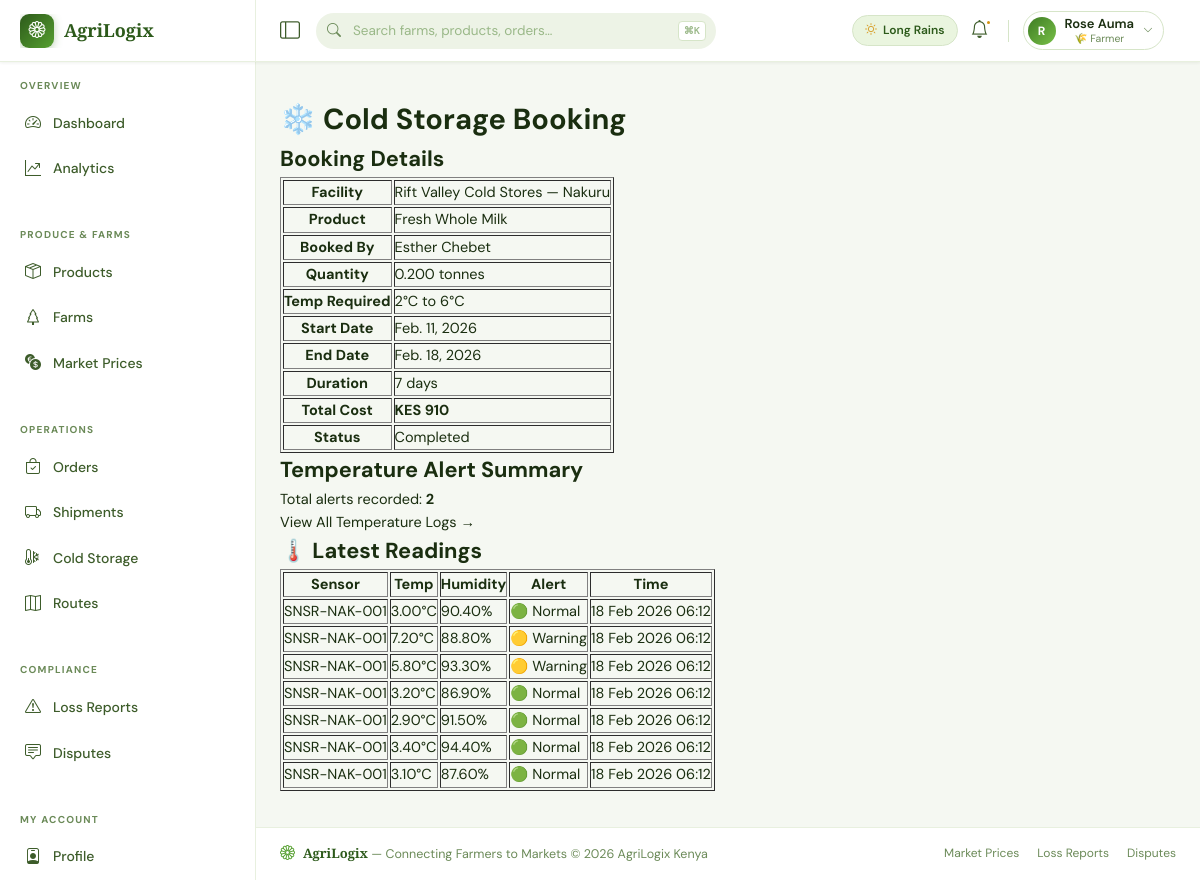
/cold-storage/bookings/2/ (signed in), run on the app's committed database.
### web_app/models.py (models this page shows, shortened)
class User(AbstractUser):
    ROLE_CHOICES = [
        ('farmer', '🌾 Farmer'),
        ('buyer', '🏪 Buyer / Market'),
        ('driver', '🚛 Logistics Driver'),
        ('cold_storage', '❄️ Cold Storage Operator'),
        ('admin', '⚙️ Platform Admin'),
    ]
    role = models.CharField(max_length=20, choices=ROLE_CHOICES, default='buyer')
    phone = models.CharField(max_length=20, unique=True, null=True, blank=True)
    profile_photo = models.ImageField(upload_to='profiles/', null=True, blank=True)
    location = models.CharField(max_length=255, blank=True)
    latitude = models.DecimalField(max_digits=9, decimal_places=6, null=True, blank=True)
    longitude = models.DecimalField(max_digits=9, decimal_places=6, null=True, blank=True)
    is_verified = models.BooleanField(default=False)
    rating = models.DecimalField(max_digits=3, decimal_places=2, default=0.00)
    total_transactions = models.PositiveIntegerField(default=0)
    created_at = models.DateTimeField(auto_now_add=True)
    updated_at = models.DateTimeField(auto_now=True)
    class Meta:
        verbose_name = "User"
        verbose_name_plural = "Users"

class ColdStorageBooking(models.Model):
    STATUS = [
        ('pending', 'Pending'),
        ('confirmed', 'Confirmed'),
        ('active', 'Active'),
        ('completed', 'Completed'),
        ('cancelled', 'Cancelled'),
    ]
    facility = models.ForeignKey(ColdStorageFacility, on_delete=models.CASCADE, related_name='bookings')
    order = models.ForeignKey(Order, on_delete=models.SET_NULL, null=True, blank=True,
                               related_name='cold_storage_bookings')
    booked_by = models.ForeignKey(User, on_delete=models.CASCADE, related_name='cold_storage_bookings')
    product_description = models.CharField(max_length=200)
    quantity_tonnes = models.DecimalField(max_digits=8, decimal_places=3)
    required_temp_min = models.IntegerField()
    required_temp_max = models.IntegerField()
    start_date = models.DateField()
    end_date = models.DateField()
    total_cost = models.DecimalField(max_digits=10, decimal_places=2, default=0)
    status = models.CharField(max_length=20, choices=STATUS, default='pending')
    notes = models.TextField(blank=True)
    created_at = models.DateTimeField(auto_now_add=True)
    @property
    def duration_days(self):
        return (self.end_date - self.start_date).days
    class Meta:
        verbose_name = "Cold Storage Booking"
        verbose_name_plural = "Cold Storage Bookings"

class ColdStorageFacility(models.Model):
    STATUS_CHOICES = [
        ('operational', '✅ Operational'),
        ('full', '🔴 Full Capacity'),
        ('maintenance', '🔧 Under Maintenance'),
        ('offline', '⚫ Offline'),
    ]
    operator = models.ForeignKey(User, on_delete=models.CASCADE, related_name='facilities',
                                  limit_choices_to={'role': 'cold_storage'})
    name = models.CharField(max_length=200)
    location_name = models.CharField(max_length=200)
    latitude = models.DecimalField(max_digits=9, decimal_places=6)
    longitude = models.DecimalField(max_digits=9, decimal_places=6)
    total_capacity_tonnes = models.DecimalField(max_digits=10, decimal_places=2)
    available_capacity_tonnes = models.DecimalField(max_digits=10, decimal_places=2)
    min_temperature_celsius = models.IntegerField(default=2)
    max_temperature_celsius = models.IntegerField(default=8)
    cost_per_tonne_per_day = models.DecimalField(max_digits=8, decimal_places=2)
    has_backup_generator = models.BooleanField(default=False)
    certification = models.CharField(max_length=100, blank=True)
    status = models.CharField(max_length=20, choices=STATUS_CHOICES, default='operational')
    photo = models.ImageField(upload_to='cold_storage/', null=True, blank=True)
    is_active = models.BooleanField(default=True)
    created_at = models.DateTimeField(auto_now_add=True)
    class Meta:
        verbose_name = "Cold Storage Facility"
        verbose_name_plural = "Cold Storage Facilities"

class TemperatureLog(models.Model):
    ALERT_LEVELS = [
        ('normal', '🟢 Normal'),
        ('warning', '🟡 Warning'),
        ('critical', '🔴 Critical — Spoilage Risk'),
    ]
    booking = models.ForeignKey(ColdStorageBooking, on_delete=models.CASCADE,
                                 related_name='temperature_logs', null=True, blank=True)
    shipment = models.ForeignKey(Shipment, on_delete=models.CASCADE,
                                  related_name='temperature_logs', null=True, blank=True)
    sensor_id = models.CharField(max_length=50)
    temperature_celsius = models.DecimalField(max_digits=5, decimal_places=2)
    humidity_percent = models.DecimalField(max_digits=5, decimal_places=2, null=True, blank=True)
    alert_level = models.CharField(max_length=10, choices=ALERT_LEVELS, default='normal')
    is_alert_sent = models.BooleanField(default=False)
    recorded_at = models.DateTimeField(auto_now_add=True)
    class Meta:
        ordering = ['-recorded_at']
        verbose_name = "Temperature Log"
        verbose_name_plural = "Temperature Logs"

### web_app/views.py (the view)
# urls.py: path('cold-storage/bookings/<int:pk>/', views.cold_storage_booking_detail_view, name='cold_storage_booking_detail'),
@login_required
def cold_storage_booking_detail_view(request, pk):
    booking = get_object_or_404(ColdStorageBooking, pk=pk)
    temp_logs = TemperatureLog.objects.filter(booking=booking).order_by('-recorded_at')
    alerts = temp_logs.filter(alert_level__in=['warning', 'critical'])
    return render(request, 'cold_chain/booking_detail.html', {
        'booking': booking,
        'temp_logs': temp_logs[:50],
        'alert_count': alerts.count(),
    })

### templates/cold_chain/booking_detail.html (shortened to what this page needs)
{% extends 'base.html' %}
{% block content %}
<h1>❄️ Cold Storage Booking</h1>
<section>
    <h2>Booking Details</h2>
    <table border="1">
        <tr><th>Facility</th><td>{{ booking.facility.name }}</td></tr>
        <tr><th>Product</th><td>{{ booking.product_description }}</td></tr>
        <tr><th>Booked By</th><td>{{ booking.booked_by.get_full_name }}</td></tr>
        <tr><th>Quantity</th><td>{{ booking.quantity_tonnes }} tonnes</td></tr>
        <tr><th>Temp Required</th><td>{{ booking.required_temp_min }}°C to {{ booking.required_temp_max }}°C</td></tr>
        <tr><th>Start Date</th><td>{{ booking.start_date }}</td></tr>
        <tr><th>End Date</th><td>{{ booking.end_date }}</td></tr>
        <tr><th>Duration</th><td>{{ booking.duration_days }} days</td></tr>
        <tr><th>Total Cost</th><td><strong>KES {{ booking.total_cost|floatformat:0 }}</strong></td></tr>
        <tr><th>Status</th><td>{{ booking.get_status_display }}</td></tr>
    </table>
</section>
<section>
    <h2>Temperature Alert Summary</h2>
    <p>Total alerts recorded: <strong>{{ alert_count }}</strong></p>
    <a href="{% url 'temperature_logs' booking.pk %}">View All Temperature Logs →</a>
</section>
<section>
    <h2>🌡️ Latest Readings</h2>
    <table border="1">
        <thead><tr><th>Sensor</th><th>Temp</th><th>Humidity</th><th>Alert</th><th>Time</th></tr></thead>
        <tbody>
            {% for log in temp_logs %}
            <tr>
                <td>{{ log.sensor_id }}</td>
                <td>{{ log.temperature_celsius }}°C</td>
                <td>{{ log.humidity_percent|default:"—" }}%</td>
                <td>{{ log.get_alert_level_display }}</td>
                <td>{{ log.recorded_at|date:"d M Y H:i" }}</td>
            </tr>
            {% empty %}
            <tr><td colspan="5">No temperature data yet.</td></tr>
            {% endfor %}
        </tbody>
    </table>
</section>
{% endblock %}

### templates/base.html (shortened to what this page needs)
<!DOCTYPE html>
<html lang="en">
<head>
    <link href="https://cdn.jsdelivr.net/npm/bootstrap-icons@1.11.3/font/bootstrap-icons.min.css" rel="stylesheet">
</head>
<body>
<nav id="topnav" role="banner">
    <div class="nav-brand-zone">
        <a href="{% url 'dashboard' %}" style="display:flex;align-items:center;gap:10px;overflow:hidden;">
            <div class="brand-logo"><i class="bi bi-flower1"></i></div>
            <span class="brand-text">AgriLogix</span>
        </a>
    </div>
    <div class="nav-controls">
        <button class="sidebar-toggle-btn" id="sidebarToggle" aria-label="Toggle sidebar" title="Toggle navigation">
            <i class="bi bi-layout-sidebar"></i>
        </button>
        <div class="nav-search" role="search">
            <input type="text" id="globalSearch" placeholder="Search farms, products, orders…" autocomplete="off" aria-label="Global search">
            <span class="search-kbd">⌘K</span>
        </div>
        <div class="nav-right">
            {% if user.is_authenticated %}
            <div class="season-chip">
                <i class="bi bi-sun" style="color:var(--amber-400);"></i> Long Rains
            </div>
            <a href="{% url 'notification_list' %}" class="nav-icon-btn" aria-label="Notifications">
                <i class="bi bi-bell"></i>
                {% if unread_count %}
                    <span class="notif-count">{{ unread_count }}</span>
                {% else %}
                    <span class="notif-pip"></span>
                {% endif %}
            </a>
            <div class="profile-dropdown">
                <button class="profile-btn" id="profileToggle" aria-haspopup="true" aria-expanded="false">
                    <div class="p-avatar">{{ user.get_full_name|default:user.username|first|upper }}</div>
                    <div class="p-info">
                        <span class="p-name">{{ user.get_full_name|default:user.username }}</span>
                        <span class="p-role">{{ user.get_role_display }}</span>
                    </div>
                    <i class="bi bi-chevron-down p-chevron"></i>
                </button>
            </div>
            {% else %}
            <div class="auth-links">
                <a href="{% url 'login' %}" class="btn-ghost">Sign In</a>
                <a href="{% url 'register' %}" class="btn-solid">Get Started</a>
            </div>
            {% endif %}
        </div>
    </div>
</nav>
<div id="layout">
    <aside id="sidebar" role="navigation" aria-label="Main navigation">
        <div class="sidebar-inner">
            <span class="sb-section-label">Overview</span>
            <a href="{% url 'dashboard' %}" class="sidebar-link"><i class="bi bi-speedometer2"></i> Dashboard</a>
            <a href="{% url 'analytics_dashboard' %}" class="sidebar-link"><i class="bi bi-graph-up-arrow"></i> Analytics</a>
            <span class="sb-section-label">Produce &amp; Farms</span>
            <a href="{% url 'product_list' %}" class="sidebar-link"><i class="bi bi-box-seam"></i> Products</a>
            <a href="{% url 'farm_list' %}" class="sidebar-link"><i class="bi bi-tree"></i> Farms</a>
            <a href="{% url 'market_prices' %}" class="sidebar-link"><i class="bi bi-currency-exchange"></i> Market Prices</a>
            <span class="sb-section-label">Operations</span>
            <a href="{% url 'order_list' %}" class="sidebar-link"><i class="bi bi-bag-check"></i> Orders</a>
            <a href="{% url 'shipment_list' %}" class="sidebar-link"><i class="bi bi-truck"></i> Shipments</a>
            <a href="{% url 'cold_storage_list' %}" class="sidebar-link"><i class="bi bi-thermometer-snow"></i> Cold Storage</a>
            <a href="{% url 'route_list' %}" class="sidebar-link"><i class="bi bi-map"></i> Routes</a>
            <span class="sb-section-label">Compliance</span>
            <a href="{% url 'loss_report_list' %}" class="sidebar-link"><i class="bi bi-exclamation-triangle"></i> Loss Reports</a>
            <a href="{% url 'dispute_list' %}" class="sidebar-link"><i class="bi bi-chat-square-text"></i> Disputes</a>
            {% if user.is_authenticated %}
            <span class="sb-section-label">My Account</span>
            <a href="{% url 'profile' %}" class="sidebar-link"><i class="bi bi-person-badge"></i> Profile</a>
            {% endif %}
        </div>
    </aside>
    <div id="page-content">
        <div id="breadcrumb-wrap">{% block breadcrumb %}{% endblock %}</div>
        <main id="main-content">
            {% block content %}{% endblock %}
        </main>
        <footer id="footer">
            <div class="footer-brand">
                <i class="bi bi-flower1" style="color:var(--green-400);font-size:15px;"></i>
                <span><strong>AgriLogix</strong> — Connecting Farmers to Markets &copy; {% now "Y" %} AgriLogix Kenya</span>
            </div>
            <nav class="footer-links" aria-label="Footer links">
                <a href="{% url 'market_prices' %}">Market Prices</a>
                <a href="{% url 'loss_report_list' %}">Loss Reports</a>
                <a href="{% url 'dispute_list' %}">Disputes</a>
            </nav>
        </footer>
    </div>
</div>
</body>
</html>

### data on the page
User: get_full_name|first "R", get_full_name "Rose Auma", role "🌾 Farmer"
ColdStorageBooking: facility.name "Rift Valley Cold Stores — Nakuru", product_description "Fresh Whole Milk", booked_by.get_full_name "Esther Chebet", quantity_tonnes "0.200", required_temp_min "2", required_temp_max "6", start_date "Feb. 11, 2026", end_date "Feb. 18, 2026", duration_days "7", total_cost "910", status "Completed"
TemperatureLog: sensor_id "SNSR-NAK-001", temperature_celsius "3.00", humidity_percent "90.40", alert_level "🟢 Normal", recorded_at "18 Feb 2026 06:12"
TemperatureLog: sensor_id "SNSR-NAK-001", temperature_celsius "7.20", humidity_percent "88.80", alert_level "🟡 Warning", recorded_at "18 Feb 2026 06:12"
TemperatureLog: sensor_id "SNSR-NAK-001", temperature_celsius "5.80", humidity_percent "93.30", alert_level "🟡 Warning", recorded_at "18 Feb 2026 06:12"
TemperatureLog: sensor_id "SNSR-NAK-001", temperature_celsius "3.20", humidity_percent "86.90", alert_level "🟢 Normal", recorded_at "18 Feb 2026 06:12"
TemperatureLog: sensor_id "SNSR-NAK-001", temperature_celsius "2.90", humidity_percent "91.50", alert_level "🟢 Normal", recorded_at "18 Feb 2026 06:12"
TemperatureLog: sensor_id "SNSR-NAK-001", temperature_celsius "3.40", humidity_percent "94.40", alert_level "🟢 Normal", recorded_at "18 Feb 2026 06:12"
TemperatureLog: sensor_id "SNSR-NAK-001", temperature_celsius "3.10", humidity_percent "87.60", alert_level "🟢 Normal", recorded_at "18 Feb 2026 06:12"

### other printed values
{{ alert_count }} "2"
